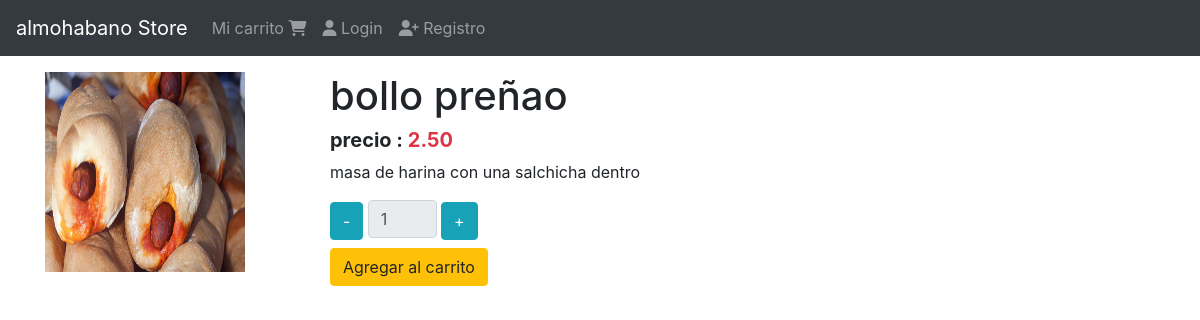
The page /productos/bollo-prenao on the database its author committed.
### products/models.py (models this page shows)
class Product(models.Model):
    title = models.CharField(max_length=50)
    description = models.TextField()
    price = models.DecimalField(max_digits=8, decimal_places=2,default=0.0)
    slug = models.SlugField(null=False,blank=False,unique=True)
    image = models.ImageField(upload_to='products/', null=False, blank=False)
    created_at = models.DateTimeField(auto_now_add= True)
    def __str__(self):
        return self.title

### products/views.py (the view)
# urls.py: path('<slug:slug>',views.ProductDetailView.as_view(), name='product'),
class ProductDetailView(DetailView):
    model = Product
    template_name = 'products/product.html'
    def get_context_data(self, **kwargs):
        context = super().get_context_data(**kwargs)
        print(context)
        return context

### products/templates/products/product.html
{% extends 'base.html' %}
{% block content %}
    <div class="col-3">
        {% if product.image %}
            <img src="{{ product.image.url }}" alt="imagen del producto" width="200" height="200">
        {% endif %}
    </div>
        <div class="col">
            <div class="h1">{{ product.title }}</div>
            <div class="h5 font-weight-bold">
                precio : <span class="text-danger">{{ product.price }}</span>
            </div>
            <div class="">
                <p>{{ product.description }}</p>
            </div>
            <div class="">
                {% include 'carts/snippets/add.html' %}
            </div>
    </div>
{% endblock %}

### rows shown on the page
Product: image (picture), title "bollo preñao", price "2.50", description "masa de harina con una salchicha dentro"
